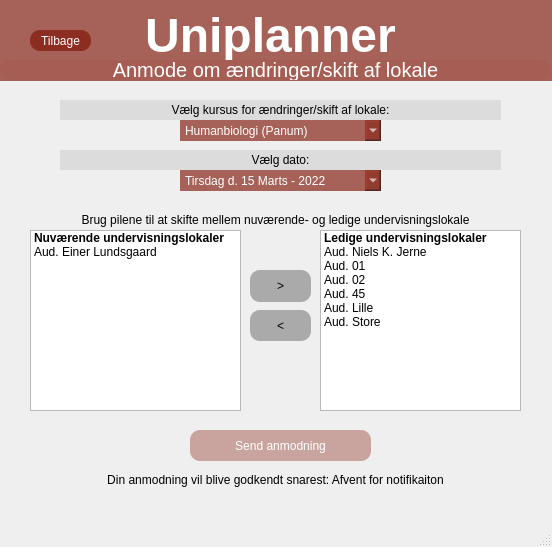
<?xml version="1.0" encoding="UTF-8"?>
<ui version="4.0">
 <class>lokaleaendringer</class>
 <widget class="QMainWindow" name="lokaleaendringer">
  <property name="geometry">
   <rect>
    <x>0</x>
    <y>0</y>
    <width>552</width>
    <height>547</height>
   </rect>
  </property>
  <property name="windowTitle">
   <string>UniPlanner</string>
  </property>
  <widget class="QWidget" name="centralwidget">
   <widget class="QPushButton" name="Flyt_til_hoejre">
    <property name="geometry">
     <rect>
      <x>250</x>
      <y>270</y>
      <width>61</width>
      <height>32</height>
     </rect>
    </property>
    <property name="styleSheet">
     <string notr="true">background-color: rgb(165, 97, 87);
background-color: rgb(170, 170, 170);
border-style:outset;
border-radius:10px;</string>
    </property>
    <property name="text">
     <string>&gt;</string>
    </property>
   </widget>
   <widget class="QPushButton" name="Flyt_til_venstre">
    <property name="geometry">
     <rect>
      <x>250</x>
      <y>310</y>
      <width>61</width>
      <height>31</height>
     </rect>
    </property>
    <property name="styleSheet">
     <string notr="true">background-color: rgb(165, 97, 87);
background-color: rgb(170, 170, 170);
border-style:outset;
border-radius:10px;</string>
    </property>
    <property name="text">
     <string>&lt;</string>
    </property>
   </widget>
   <widget class="QListWidget" name="NuvaerendeLokale">
    <property name="geometry">
     <rect>
      <x>30</x>
      <y>230</y>
      <width>211</width>
      <height>181</height>
     </rect>
    </property>
    <item>
     <property name="text">
      <string>Nuværende undervisningslokaler</string>
     </property>
     <property name="font">
      <font>
       <bold>true</bold>
      </font>
     </property>
    </item>
    <item>
     <property name="text">
      <string>Aud. Einer Lundsgaard</string>
     </property>
    </item>
   </widget>
   <widget class="QListWidget" name="LedigeLokaler">
    <property name="geometry">
     <rect>
      <x>320</x>
      <y>230</y>
      <width>201</width>
      <height>181</height>
     </rect>
    </property>
    <item>
     <property name="text">
      <string>Ledige undervisningslokaler</string>
     </property>
     <property name="font">
      <font>
       <bold>true</bold>
      </font>
     </property>
    </item>
    <item>
     <property name="text">
      <string>Aud. Niels K. Jerne</string>
     </property>
    </item>
    <item>
     <property name="text">
      <string>Aud. 01</string>
     </property>
    </item>
    <item>
     <property name="text">
      <string>Aud. 02</string>
     </property>
    </item>
    <item>
     <property name="text">
      <string>Aud. 45</string>
     </property>
    </item>
    <item>
     <property name="text">
      <string>Aud. Lille</string>
     </property>
    </item>
    <item>
     <property name="text">
      <string>Aud. Store</string>
     </property>
    </item>
   </widget>
   <widget class="QLabel" name="Banner">
    <property name="geometry">
     <rect>
      <x>-30</x>
      <y>-10</y>
      <width>601</width>
      <height>91</height>
     </rect>
    </property>
    <property name="styleSheet">
     <string notr="true">background-color: rgba(139, 45, 32, 186);</string>
    </property>
    <property name="text">
     <string>&lt;html&gt;&lt;head/&gt;&lt;body&gt;&lt;p align=&quot;center&quot;&gt;&lt;span style=&quot; font-size:36pt; font-weight:700; color:#ffffff;&quot;&gt;Uniplanner&lt;/span&gt;&lt;/p&gt;&lt;/body&gt;&lt;/html&gt;</string>
    </property>
   </widget>
   <widget class="QPushButton" name="Lokale_aendringer_skift">
    <property name="geometry">
     <rect>
      <x>0</x>
      <y>60</y>
      <width>551</width>
      <height>20</height>
     </rect>
    </property>
    <property name="font">
     <font>
      <pointsize>15</pointsize>
      <italic>false</italic>
      <bold>false</bold>
     </font>
    </property>
    <property name="styleSheet">
     <string notr="true">background-color: rgb(166, 94, 84);
color: rgb(255, 255, 255);
border-color: rgb(0, 0, 0);
border-style:outset;
border-radius:10px;
font: 15pt &quot;Arial&quot;;</string>
    </property>
    <property name="text">
     <string>Anmode om ændringer/skift af lokale</string>
    </property>
   </widget>
   <widget class="QPushButton" name="Godkend_aendring">
    <property name="geometry">
     <rect>
      <x>190</x>
      <y>430</y>
      <width>181</width>
      <height>31</height>
     </rect>
    </property>
    <property name="styleSheet">
     <string notr="true">background-color: rgba(166, 94, 84, 131);
color: rgb(255, 255, 255);
border-color: rgb(0, 0, 0);
border-style:outset;
border-radius:10px;
font: 13pt &quot;Arial&quot;;
</string>
    </property>
    <property name="text">
     <string>Send anmodning</string>
    </property>
   </widget>
   <widget class="QComboBox" name="Valg_af_kursus_menu">
    <property name="geometry">
     <rect>
      <x>180</x>
      <y>120</y>
      <width>201</width>
      <height>21</height>
     </rect>
    </property>
    <property name="styleSheet">
     <string notr="true">background-color: rgba(139, 45, 32, 186);
color: rgb(255, 255, 255);
border-style:outset;
font: 13pt &quot;Arial&quot;;</string>
    </property>
    <item>
     <property name="text">
      <string>Humanbiologi (Panum)</string>
     </property>
    </item>
   </widget>
   <widget class="QLabel" name="Valg_af_kursus_tekst">
    <property name="geometry">
     <rect>
      <x>60</x>
      <y>100</y>
      <width>441</width>
      <height>20</height>
     </rect>
    </property>
    <property name="styleSheet">
     <string notr="true">background-color: rgba(212, 212, 212, 179);</string>
    </property>
    <property name="text">
     <string>&lt;html&gt;&lt;head/&gt;&lt;body&gt;&lt;p align=&quot;center&quot;&gt;Vælg kursus for ændringer/skift af lokale:&lt;/p&gt;&lt;/body&gt;&lt;/html&gt;</string>
    </property>
   </widget>
   <widget class="QLabel" name="Informations_tekst2">
    <property name="geometry">
     <rect>
      <x>0</x>
      <y>470</y>
      <width>551</width>
      <height>20</height>
     </rect>
    </property>
    <property name="text">
     <string>&lt;html&gt;&lt;head/&gt;&lt;body&gt;&lt;p align=&quot;center&quot;&gt;Din anmodning vil blive godkendt snarest: Afvent for notifikaiton&lt;/p&gt;&lt;/body&gt;&lt;/html&gt;</string>
    </property>
   </widget>
   <widget class="QComboBox" name="Valg_ad_dato_menu">
    <property name="geometry">
     <rect>
      <x>180</x>
      <y>170</y>
      <width>201</width>
      <height>21</height>
     </rect>
    </property>
    <property name="styleSheet">
     <string notr="true">background-color: rgba(139, 45, 32, 186);
color: rgb(255, 255, 255);
border-style:outset;
font: 13pt &quot;Arial&quot;;</string>
    </property>
    <item>
     <property name="text">
      <string>Tirsdag d. 15 Marts - 2022</string>
     </property>
    </item>
   </widget>
   <widget class="QLabel" name="Valg_af_dato_tekst">
    <property name="geometry">
     <rect>
      <x>60</x>
      <y>150</y>
      <width>441</width>
      <height>20</height>
     </rect>
    </property>
    <property name="styleSheet">
     <string notr="true">background-color: rgba(212, 212, 212, 179);</string>
    </property>
    <property name="text">
     <string>&lt;html&gt;&lt;head/&gt;&lt;body&gt;&lt;p align=&quot;center&quot;&gt;Vælg dato:&lt;/p&gt;&lt;/body&gt;&lt;/html&gt;</string>
    </property>
   </widget>
   <widget class="QLabel" name="Informations_tekst">
    <property name="geometry">
     <rect>
      <x>0</x>
      <y>210</y>
      <width>551</width>
      <height>20</height>
     </rect>
    </property>
    <property name="text">
     <string>&lt;html&gt;&lt;head/&gt;&lt;body&gt;&lt;p align=&quot;center&quot;&gt;Brug pilene til at skifte mellem nuværende- og ledige undervisningslokale&lt;/p&gt;&lt;/body&gt;&lt;/html&gt;</string>
    </property>
   </widget>
   <widget class="QPushButton" name="Tilbage_til_hovedmenu">
    <property name="geometry">
     <rect>
      <x>30</x>
      <y>30</y>
      <width>61</width>
      <height>21</height>
     </rect>
    </property>
    <property name="styleSheet">
     <string notr="true">background-color: rgb(139, 45, 32);
color: rgb(255, 255, 255);
border-style:outset;
border-radius:10px;
font: 13pt &quot;Arial&quot;;</string>
    </property>
    <property name="text">
     <string>Tilbage</string>
    </property>
   </widget>
   <zorder>Banner</zorder>
   <zorder>Flyt_til_hoejre</zorder>
   <zorder>Flyt_til_venstre</zorder>
   <zorder>NuvaerendeLokale</zorder>
   <zorder>LedigeLokaler</zorder>
   <zorder>Lokale_aendringer_skift</zorder>
   <zorder>Godkend_aendring</zorder>
   <zorder>Valg_af_kursus_menu</zorder>
   <zorder>Valg_af_kursus_tekst</zorder>
   <zorder>Informations_tekst2</zorder>
   <zorder>Valg_ad_dato_menu</zorder>
   <zorder>Valg_af_dato_tekst</zorder>
   <zorder>Informations_tekst</zorder>
   <zorder>Tilbage_til_hovedmenu</zorder>
  </widget>
  <widget class="QMenuBar" name="menubar">
   <property name="geometry">
    <rect>
     <x>0</x>
     <y>0</y>
     <width>552</width>
     <height>24</height>
    </rect>
   </property>
  </widget>
  <widget class="QStatusBar" name="statusbar"/>
 </widget>
 <resources/>
 <connections/>
</ui>
